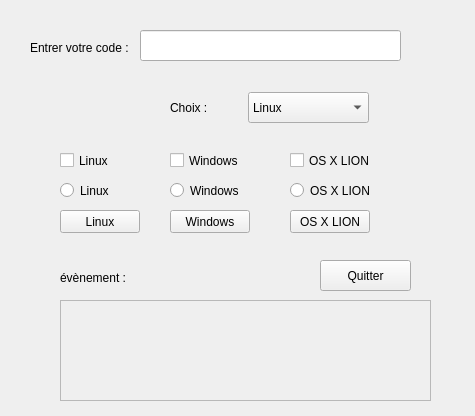
<?xml version="1.0" encoding="UTF-8"?>
<ui version="4.0">
 <class>QWidget</class>
 <widget class="QWidget" name="QWidget">
  <property name="geometry">
   <rect>
    <x>0</x>
    <y>0</y>
    <width>475</width>
    <height>416</height>
   </rect>
  </property>
  <property name="windowTitle">
   <string>Widget</string>
  </property>
  <widget class="QLineEdit" name="lineEdit">
   <property name="geometry">
    <rect>
     <x>140</x>
     <y>30</y>
     <width>261</width>
     <height>31</height>
    </rect>
   </property>
  </widget>
  <widget class="QLabel" name="label">
   <property name="geometry">
    <rect>
     <x>30</x>
     <y>40</y>
     <width>121</width>
     <height>16</height>
    </rect>
   </property>
   <property name="text">
    <string>Entrer votre code :</string>
   </property>
  </widget>
  <widget class="QLabel" name="label_2">
   <property name="geometry">
    <rect>
     <x>170</x>
     <y>100</y>
     <width>58</width>
     <height>15</height>
    </rect>
   </property>
   <property name="text">
    <string>Choix :</string>
   </property>
  </widget>
  <widget class="QLabel" name="label_3">
   <property name="geometry">
    <rect>
     <x>60</x>
     <y>270</y>
     <width>71</width>
     <height>16</height>
    </rect>
   </property>
   <property name="text">
    <string>évènement :</string>
   </property>
  </widget>
  <widget class="QPushButton" name="pushButtonLinux">
   <property name="geometry">
    <rect>
     <x>60</x>
     <y>210</y>
     <width>80</width>
     <height>23</height>
    </rect>
   </property>
   <property name="text">
    <string>Linux</string>
   </property>
  </widget>
  <widget class="QPushButton" name="pushButtonWindows">
   <property name="geometry">
    <rect>
     <x>170</x>
     <y>210</y>
     <width>80</width>
     <height>23</height>
    </rect>
   </property>
   <property name="text">
    <string>Windows</string>
   </property>
  </widget>
  <widget class="QPushButton" name="pushButtonOS">
   <property name="geometry">
    <rect>
     <x>290</x>
     <y>210</y>
     <width>80</width>
     <height>23</height>
    </rect>
   </property>
   <property name="text">
    <string>OS X LION</string>
   </property>
  </widget>
  <widget class="QPushButton" name="pushButtonQuitter">
   <property name="geometry">
    <rect>
     <x>320</x>
     <y>260</y>
     <width>91</width>
     <height>31</height>
    </rect>
   </property>
   <property name="text">
    <string>Quitter</string>
   </property>
  </widget>
  <widget class="QRadioButton" name="radioButtonLinux">
   <property name="geometry">
    <rect>
     <x>60</x>
     <y>180</y>
     <width>100</width>
     <height>21</height>
    </rect>
   </property>
   <property name="text">
    <string>Linux</string>
   </property>
  </widget>
  <widget class="QRadioButton" name="radioButtonWindows">
   <property name="geometry">
    <rect>
     <x>170</x>
     <y>180</y>
     <width>100</width>
     <height>21</height>
    </rect>
   </property>
   <property name="text">
    <string>Windows</string>
   </property>
  </widget>
  <widget class="QRadioButton" name="radioButtonOS">
   <property name="geometry">
    <rect>
     <x>290</x>
     <y>180</y>
     <width>100</width>
     <height>21</height>
    </rect>
   </property>
   <property name="text">
    <string>OS X LION</string>
   </property>
  </widget>
  <widget class="QCheckBox" name="checkBoxLinux">
   <property name="geometry">
    <rect>
     <x>60</x>
     <y>150</y>
     <width>83</width>
     <height>21</height>
    </rect>
   </property>
   <property name="text">
    <string>Linux</string>
   </property>
  </widget>
  <widget class="QCheckBox" name="checkBoxWindows">
   <property name="geometry">
    <rect>
     <x>170</x>
     <y>150</y>
     <width>83</width>
     <height>21</height>
    </rect>
   </property>
   <property name="text">
    <string>Windows</string>
   </property>
  </widget>
  <widget class="QCheckBox" name="checkBoxOS">
   <property name="geometry">
    <rect>
     <x>290</x>
     <y>150</y>
     <width>83</width>
     <height>21</height>
    </rect>
   </property>
   <property name="text">
    <string>OS X LION</string>
   </property>
  </widget>
  <widget class="QScrollArea" name="scrollArea">
   <property name="geometry">
    <rect>
     <x>60</x>
     <y>300</y>
     <width>371</width>
     <height>101</height>
    </rect>
   </property>
   <property name="widgetResizable">
    <bool>true</bool>
   </property>
   <widget class="QWidget" name="scrollAreaWidgetContents">
    <property name="geometry">
     <rect>
      <x>0</x>
      <y>0</y>
      <width>369</width>
      <height>99</height>
     </rect>
    </property>
   </widget>
  </widget>
  <widget class="QComboBox" name="comboBox">
   <property name="geometry">
    <rect>
     <x>248</x>
     <y>92</y>
     <width>121</width>
     <height>31</height>
    </rect>
   </property>
   <item>
    <property name="text">
     <string>Linux</string>
    </property>
   </item>
   <item>
    <property name="text">
     <string>Windows</string>
    </property>
   </item>
   <item>
    <property name="text">
     <string>OS X LION</string>
    </property>
   </item>
  </widget>
 </widget>
 <resources/>
 <connections>
  <connection>
   <sender>pushButtonQuitter</sender>
   <signal>clicked()</signal>
   <receiver>QWidget</receiver>
   <slot>close()</slot>
   <hints>
    <hint type="sourcelabel">
     <x>364</x>
     <y>258</y>
    </hint>
    <hint type="destinationlabel">
     <x>422</x>
     <y>257</y>
    </hint>
   </hints>
  </connection>
 </connections>
</ui>
